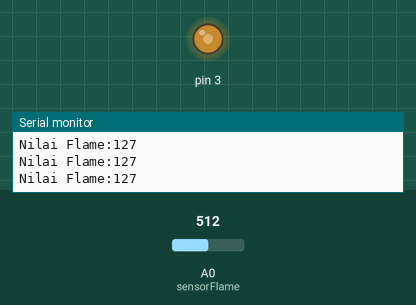
This sketch was run on a simulated Arduino Uno, built with avr-gcc and run on an emulated ATmega328P. Parts: output pins drawn as LEDs (lit = HIGH), the last lines printed to the serial monitor. Inputs (shaded band) come from the test bench; at power-on: A0 (sensorFlame) = 512.

Above: at 1.2 s.
1.3 s: A0 (sensorFlame) set to 716
At 2.5 s:
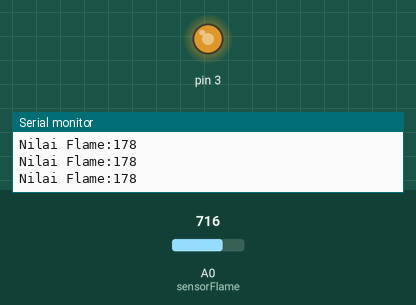
2.8 s: A0 (sensorFlame) set to 900
At 4.0 s:
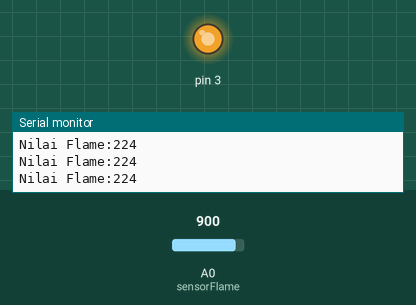
4.3 s: A0 (sensorFlame) set to 122
At 5.4 s:
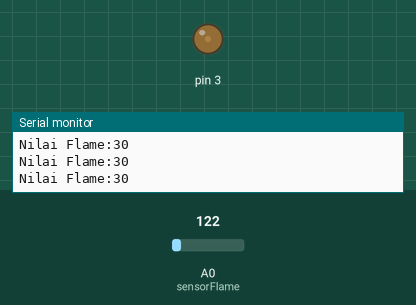
5.8 s: A0 (sensorFlame) set to 0
At 6.8 s:
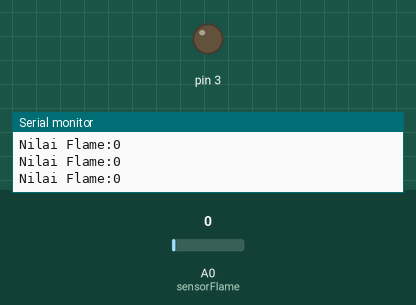
7.3 s: A0 (sensorFlame) set to 511
At 8.2 s:
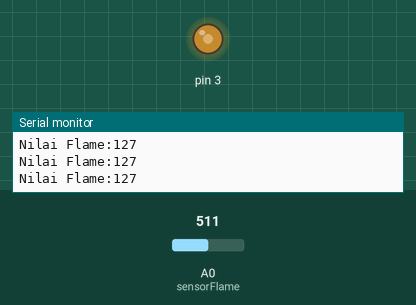
Timing chart, 0 to 9.8 s (numbered marks = the images above; inputs shaded):
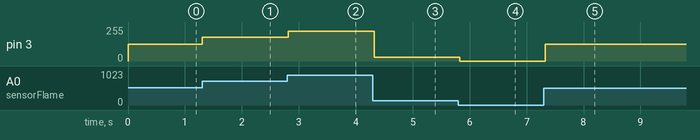

Measured:
- after the input at 1.3 s, pin 3: 127/255 → 178/255 at once
- after the input at 2.8 s, pin 3: 178/255 → 224/255 at once
- after the input at 4.3 s, pin 3: 224/255 → 30/255 at once
- after the input at 5.8 s, pin 3: 30/255 → 0/255 at once
- after the input at 7.3 s, pin 3: 0/255 → 127/255 at once

The sketch:

2._Sensor_Flame_LED.ino
```cpp
int sensorFlame =A0;

void setup() {
 //Menentukan Fungsionalitas dari PIN pada Microcontroller
 Serial.begin(115200); //baudrate yang digunakan untuk komunikasi microcontroller dengan komputer
 pinMode(sensorFlame,INPUT);
 pinMode(3, OUTPUT);
}
void loop() {
 //Program yang akan dijalankan berulang-ulang
 int bacaFlame=analogRead(sensorFlame); //Membaca Nilai LDR
 //Print ke Serial Monitor
 bacaFlame = map(bacaFlame, 0, 1024, 0, 255);
 Serial.print("Nilai Flame:");
 Serial.print(bacaFlame);
 Serial.println();

  analogWrite(3, bacaFlame);
  delay(100);//Jeda waktu perulagan seama 500 mili detik
}
```
